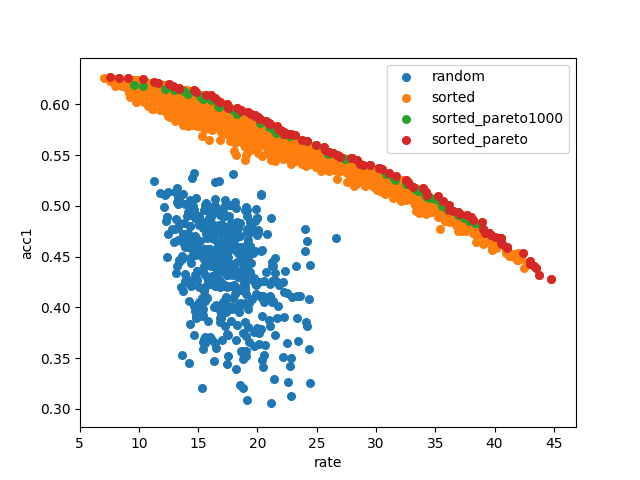

Source code (Python):
import pandas as pd
import matplotlib.pyplot as plt
import numpy as np
import sys
import glob
import os
os.chdir('../jpeg_eval/')

def identify_pareto(scores):
    # Count number of items
    population_size = scores.shape[0]
    # Create a NumPy index for scores on the pareto front (zero indexed)
    population_ids = np.arange(population_size)
    # Create a starting list of items on the Pareto front
    # All items start off as being labelled as on the Parteo front
    pareto_front = np.ones(population_size, dtype=bool)
    # Loop through each item. This will then be compared with all other items
    for i in range(population_size):
        # Loop through all other items
        for j in range(population_size):
            # Check if our 'i' pint is dominated by out 'j' point
            if all(scores[j] >= scores[i]) and any(scores[j] > scores[i]):
                # j dominates i. Label 'i' point as not on Pareto front
                pareto_front[i] = 0
                # Stop further comparisons with 'i' (no more comparisons needed)
                break
    # Return ids of scenarios on pareto front
    return population_ids[pareto_front]

def get_data(group, **param):
    index = param['index']
    if group == 'ga_selection':
        ga_list = glob.glob('csv/ga_selection_*_*.csv')
        rate=[]
        acc1=[]
        for name in ga_list:
            df = pd.read_csv(name)
            rate.append(np.array(df['rate'])[-1])
            acc1.append(np.array(df['acc1'])[-1])
        return (rate[index],acc1[index])
#df  = pd.read_csv("ratio.csv")
#pl = df.plot(kind='scatter',x='Comp Rate',y='Acc', s=30, color ='Blue', label='random jpeg')
#term = 'rate'#rate
    if 'random' in group:
        df = pd.read_csv("csv/random.csv")
        return (df['rate'][index], df['acc1'][index])

    if 'sorted' in group:
        df = pd.read_csv("csv/sorted.csv")
        return (df['rate'][index], df['acc1'][index])
    if 'standard' in group:
        df = pd.read_csv('csv/'+group+'.csv')
        term = df['i'].str.isnumeric()
        if start != None:
            term = df['i'].str.startswith(param['startwith']) 
        return df['rate'][term][index], df['acc1'][term][index]
    if group == 'psnr':
        df = pd.read_csv('csv/sorted_psnr.csv')
        return (df['rate'][index], df['acc1'][index])
#psnr = (df['psnr_mean'],df[term])
#scores=np.array((df['psnr_mean'],df['acc1']))
#scores=np.swapaxes(scores,0,1)
#indexes=identify_pareto(scores)
#np.save('pareto',indexes)
#indexes = np.load('pareto.npy')
#g1 = (df['rate'][indexes],df['acc1'][indexes])
#g2 = (df['rate'],df['acc1'])
##g1 = (df['psnr_mean'][indexes],df[term][indexes])
#np.set_printoptions(threshold=sys.maxsize)
#df = pd.read_csv("csv/ga_selection_multi.csv")
#scores=np.array((df['rate'],df['acc1']))
#scores=np.swapaxes(scores,0,1)
#indexes=identify_pareto(scores)
#g3 = (df['rate'][indexes],df['acc1'][indexes]) #g3: pareto of ga
#df = pd.read_csv("csv/standard_part.csv")
#g4 = (df['rate'][1:20],df['acc1'][1:20])
#print(coef)



markers = ["o" , "," , "o" , "v" , "^" , "<", ">"]#.
#data = (psnr,g1)
#groups = ('sorted random psnr', 'pareto psnr')
#data = (g2, g4,g1)
colors = ['r','g','b','y','c', 'm', 'k']#("red","blue",'yellow','green')
pareto1000 = np.load('pareto1000.npy')
df = pd.read_csv('csv/sorted.csv')
scores = np.array((df['rate'],df['acc1']))
scores = np.swapaxes(scores,0,1)
pareto = identify_pareto(scores)
np.save('pareto', pareto)
groups = {  
            'random': {'index':slice(None)},
            'sorted': { 'index': slice(None) },
            'sorted_pareto1000': { 'index': pareto1000 },
            'sorted_pareto': { 'index': pareto },
         }

# Create plot
fig = plt.figure()
ax = fig.add_subplot(111)#axisbg="1.0")
# np.polyfit(g2[0],g2[1], 2)
#x = np.linspace(min(df['rate']), max(df['rate']), 1000)
#y = [ np.sum(np.array([a**2,a,1])*coef) for a in x]
#ax.plot(x,y)
for k in groups.keys():
    x, y = get_data(k, **groups[k])
    #a = 1 if group=='standard' or 'pareto' else 0.3
    ax.scatter(x, y, s=30, label=k)


#plt.title('CR pareto vs Acc')
plt.legend(loc=0)
plt.xlabel('rate') #rate
plt.ylabel('acc1')
os.chdir('../plots/')
plt.savefig(os.path.basename(__file__).replace('.py','.png'))
plt.show()

#df = pd.read_csv("libjpeg_random.csv")
#pl = df.plot.scatter(x='Comp Rate', y='Acc', s=30, color='Blue', label='random jpeg',ax=pl);
#df = pd.read_csv("libjpeg_perturbed.csv")
#pl = df.plot.scatter(x='Comp Rate', y='Acc', s=30, color='Yellow', label='perturbed jpeg',ax=pl);


#print(df[1:])

#ax.scatter(x=df['rate'][1:], y=df['acc1'][1:], s=45, color='Green', label='standard jpeg')


#fig = pl.get_figure()
#fig.save
